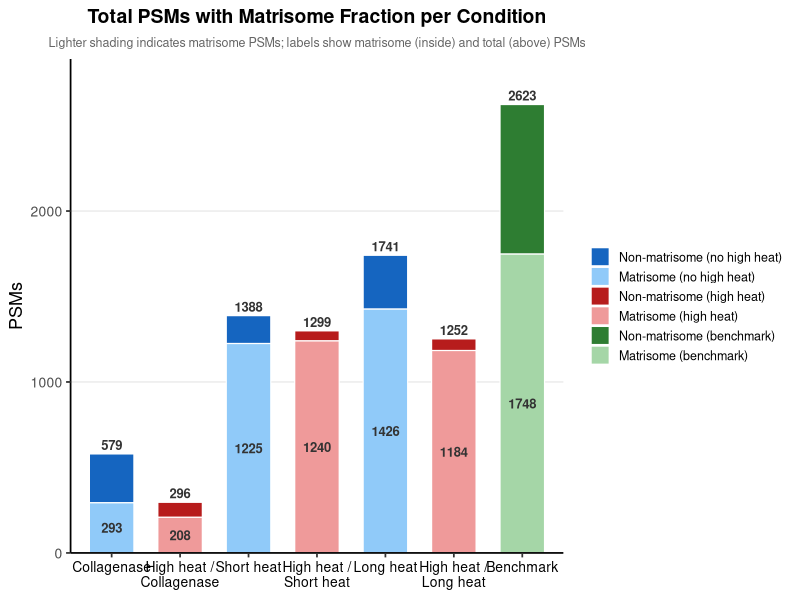

The R source for this figure:
library(ggplot2)
library(dplyr)
library(tidyr)

# ── Data ──────────────────────────────────────────────────────────────────────
data <- data.frame(
  Condition      = c("Collagenase", "High heat /\nCollagenase",
                     "Short heat",  "High heat /\nShort heat",
                     "Long heat",   "High heat /\nLong heat",
                     "Benchmark"),
  Total          = c(579,  296,  1388, 1299, 1741, 1252, 2623),
  Matrisome      = c(293,  208,  1225, 1240, 1426, 1184, 1748),
  Group          = c("No high heat", "High heat",
                     "No high heat", "High heat",
                     "No high heat", "High heat",
                     "Benchmark")
)

data <- data %>%
  mutate(
    Non_matrisome = Total - Matrisome,
    Condition     = factor(Condition, levels = Condition)   # preserve order
  )

# ── Reshape to long format ────────────────────────────────────────────────────
data_long <- data %>%
  select(Condition, Group, Matrisome, Non_matrisome) %>%
  pivot_longer(cols = c(Non_matrisome, Matrisome),
               names_to  = "Fraction",
               values_to = "PSMs") %>%
  mutate(
    # Unique fill key per group × fraction combination
    Fill_key = case_when(
      Group == "No high heat" & Fraction == "Non_matrisome" ~ "blue_dark",
      Group == "No high heat" & Fraction == "Matrisome"     ~ "blue_light",
      Group == "High heat"    & Fraction == "Non_matrisome" ~ "red_dark",
      Group == "High heat"    & Fraction == "Matrisome"     ~ "red_light",
      Group == "Benchmark"    & Fraction == "Non_matrisome" ~ "green_dark",
      Group == "Benchmark"    & Fraction == "Matrisome"     ~ "green_light"
    ),
    # Stack order: Non_matrisome on bottom, Matrisome on top
    Fraction = factor(Fraction, levels = c("Non_matrisome", "Matrisome"))
  )

# ── Colour palette ────────────────────────────────────────────────────────────
fill_colours <- c(
  blue_dark   = "#1565C0",   # deep blue  – no-high-heat base
  blue_light  = "#90CAF9",   # light blue – matrisome proportion
  red_dark    = "#B71C1C",   # deep red   – high-heat base
  red_light   = "#EF9A9A",   # light red  – matrisome proportion
  green_dark  = "#2E7D32",   # deep green – benchmark base
  green_light = "#A5D6A7"    # light green– matrisome proportion
)

fill_labels <- c(
  blue_dark   = "Non-matrisome (no high heat)",
  blue_light  = "Matrisome (no high heat)",
  red_dark    = "Non-matrisome (high heat)",
  red_light   = "Matrisome (high heat)",
  green_dark  = "Non-matrisome (benchmark)",
  green_light = "Matrisome (benchmark)"
)

# ── Label data frames ─────────────────────────────────────────────────────────
# Label for matrisome PSMs: placed in the middle of the light (top) segment
labels_matrisome <- data %>%
  mutate(label_y = Matrisome / 2)   # midpoint of the matrisome segment

# Label for total PSMs: placed just above the top of the bar
labels_total <- data %>%
  mutate(label_y = Total + max(Total) * 0.02)  # slight offset above bar top

# ── Plot ──────────────────────────────────────────────────────────────────────
p <- ggplot(data_long,
            aes(x    = Condition,
                y    = PSMs,
                fill = Fill_key)) +
  geom_bar(stat     = "identity",
           position = "stack",
           width    = 0.65,
           colour   = "white",
           linewidth = 0.4) +
  # Matrisome PSM label – inside the light segment
  geom_text(data    = labels_matrisome,
            aes(x   = Condition,
                y   = label_y,
                label = Matrisome),
            inherit.aes = FALSE,
            size        = 3.3,
            fontface    = "bold",
            colour      = "grey20") +
  # Total PSM label – above the bar
  geom_text(data    = labels_total,
            aes(x   = Condition,
                y   = label_y,
                label = Total),
            inherit.aes = FALSE,
            size        = 3.3,
            fontface    = "bold",
            colour      = "grey20") +
  scale_fill_manual(values = fill_colours,
                    labels = fill_labels,
                    name   = NULL,
                    breaks = c("blue_dark","blue_light",
                               "red_dark", "red_light",
                               "green_dark","green_light")) +
  # Expand y-axis so "total" labels don't get clipped
  scale_y_continuous(expand = expansion(mult = c(0, 0.08))) +
  labs(
    title    = "Total PSMs with Matrisome Fraction per Condition",
    subtitle = "Lighter shading indicates matrisome PSMs; labels show matrisome (inside) and total (above) PSMs",
    x        = NULL,
    y        = "PSMs"
  ) +
  theme_classic(base_size = 13) +
  theme(
    plot.title       = element_text(face = "bold", size = 14, hjust = 0.5),
    plot.subtitle    = element_text(size = 9, hjust = 0.5, colour = "grey40"),
    axis.text.x      = element_text(size = 10, colour = "black"),
    axis.text.y      = element_text(size = 10),
    legend.position  = "right",
    legend.text      = element_text(size = 9),
    legend.key.size  = unit(0.5, "cm"),
    panel.grid.major.y = element_line(colour = "grey90", linewidth = 0.4)
  )

# ── Save ──────────────────────────────────────────────────────────────────────
ggsave("psm_stacked_bar.png", plot = p,
       width = 9, height = 6, dpi = 300)

message("✅  Plot saved as psm_stacked_bar.png")
